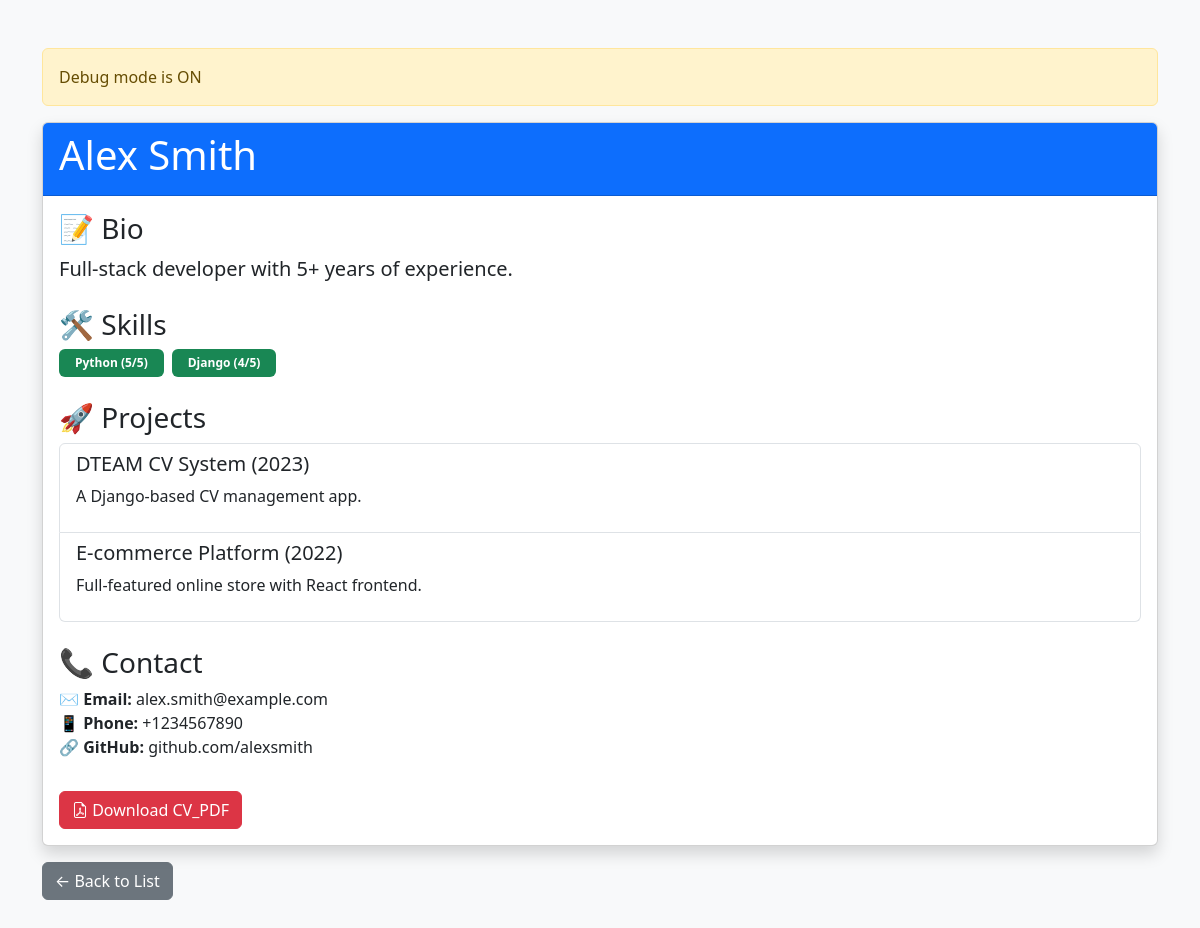
/1/, run on the app's committed database.
### main/models.py (models this page shows, shortened)
class CV(models.Model):
    first_name = models.CharField(max_length=100)
    last_name = models.CharField(max_length=100)
    bio = models.TextField()
    skills = models.ManyToManyField(Skill, blank=True)
    projects = models.ManyToManyField(Project, blank=True)
    contacts = models.JSONField(default=dict)  # Stores email, phone, LinkedIn, etc.
    created_at = models.DateTimeField(auto_now_add=True, null=True)
    updated_at = models.DateTimeField(auto_now=True, null=True)

class Skill(models.Model):
    name = models.CharField(max_length=100)
    proficiency = models.PositiveSmallIntegerField(default=1)

class Project(models.Model):
    title = models.CharField(max_length=200)
    description = models.TextField()
    year = models.PositiveSmallIntegerField()

### main/views.py (the view)
# urls.py: path('<int:pk>/', views.cv_detail, name='cv_detail'),
def cv_detail(request, pk):
    cv = get_object_or_404(CV.objects.prefetch_related('skills', 'projects'), pk=pk)
    return render(request, 'main/cv_detail.html', {'cv': cv})

### main/context_processors.py (called while the page is built)
def settings_context(request):
    safe_settings = {
        'DEBUG': settings.DEBUG,
        'LANGUAGE_CODE': settings.LANGUAGE_CODE,
        'TIME_ZONE': settings.TIME_ZONE,
        'INSTALLED_APPS': settings.INSTALLED_APPS,
        'DATABASES': {
            'default': {
                'ENGINE': settings.DATABASES['default']['ENGINE'],
                'NAME': settings.DATABASES['default']['NAME'],
            }
        }
    }
    return {'settings': safe_settings}

### main/templates/main/cv_detail.html (shortened to what this page needs)
<!DOCTYPE html>
<html lang="en">
<head>
  <link href="https://cdn.jsdelivr.net/npm/bootstrap@5.3.0/dist/css/bootstrap.min.css" rel="stylesheet">
  <link rel="stylesheet" href="https://cdn.jsdelivr.net/npm/bootstrap-icons@1.10.0/font/bootstrap-icons.css">
</head>
<body class="bg-light">
  <div class="container py-5">
    {% if settings.DEBUG %}
    <div class="alert alert-warning">
      Debug mode is ON
    </div>
    {% endif %}
    <div class="card shadow">
      <div class="card-header bg-primary text-white">
        <h1>{{ cv.first_name }} {{ cv.last_name }}</h1>
      </div>
      <div class="card-body">
        <section class="mb-4">
          <h3>📝 Bio</h3>
          <p class="lead">{{ cv.bio }}</p>
        </section>
        <section class="mb-4">
          <h3>🛠️ Skills</h3>
          <div class="d-flex flex-wrap gap-2">
            {% for skill in cv.skills.all %}
            <span class="badge bg-success py-2 px-3">
              {{ skill.name }} ({{ skill.proficiency }}/5)
            </span>
            {% endfor %}
          </div>
        </section>
        <section class="mb-4">
          <h3>🚀 Projects</h3>
          <div class="list-group">
            {% for project in cv.projects.all %}
            <div class="list-group-item">
              <h5>{{ project.title }} ({{ project.year }})</h5>
              <p>{{ project.description }}</p>
            </div>
            {% endfor %}
          </div>
        </section>
        <section>
          <h3>📞 Contact</h3>
          <ul class="list-unstyled">
            <li>✉️ <strong>Email:</strong> {{ cv.contacts.email }}</li>
            <li>📱 <strong>Phone:</strong> {{ cv.contacts.phone }}</li>
            <li>🔗 <strong>GitHub:</strong> {{ cv.contacts.github }}</li>
          </ul>
        </section>
        <section>
          <a href="{% url 'main:cv_pdf' cv.id %}" class="btn btn-danger mt-3">
            <i class="bi bi-file-earmark-pdf"></i> Download CV_PDF
          </a>
        </section>
      </div>
    </div>
    <a href="/" class="btn btn-secondary mt-3">← Back to List</a>
  </div>
</body>
</html>

### data on the page
CV: first_name "Alex", last_name "Smith", bio "Full-stack developer with 5+ years of experience.", contacts.email "alex.smith@example.com", contacts.phone "+1234567890", contacts.github "github.com/alexsmith"
Skill: name "Python", proficiency "5"
Skill: name "Django", proficiency "4"
Project: title "DTEAM CV System", year "2023", description "A Django-based CV management app."
Project: title "E-commerce Platform", year "2022", description "Full-featured online store with React frontend."
